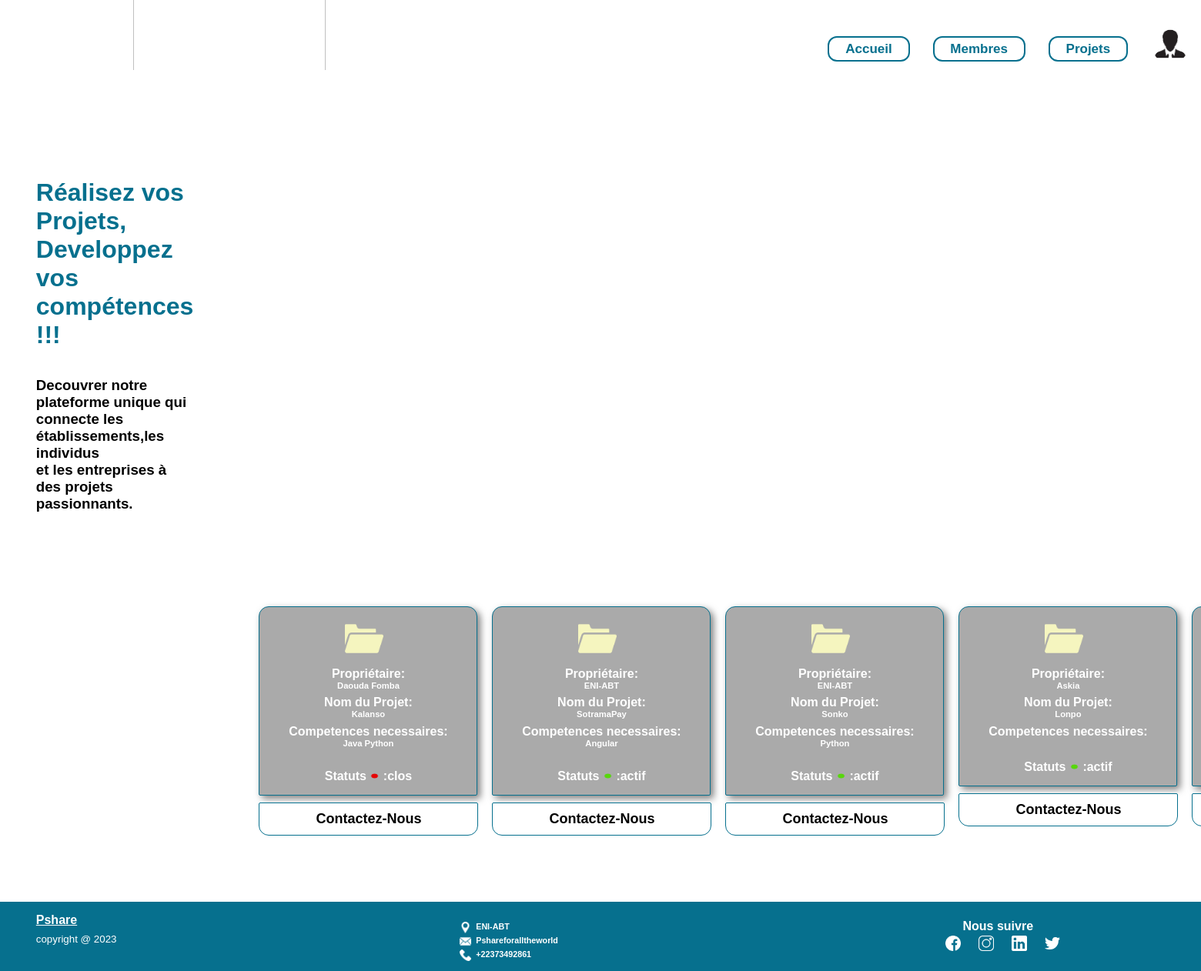
/index_commun.php, run on the app's committed database.
### tables this page shows
CREATE TABLE `projet` (
  `idd_pt` int(11) NOT NULL,
  `num_users` int(11) DEFAULT NULL,
  `nom_pt` varchar(25) NOT NULL,
  `statut` enum('actif','clos') DEFAULT NULL,
  `description` text NOT NULL,
  `cahier` varchar(25) NOT NULL
);

CREATE TABLE `users` (
  `num_users` int(11) NOT NULL,
  `type` varchar(30) NOT NULL,
  `nom_complet` varchar(65) NOT NULL,
  `email_user` varchar(30) NOT NULL,
  `mdp_user` varchar(25) NOT NULL,
  `niveau` enum('Licence','Master','Doctorat') DEFAULT NULL,
  `img` varchar(25) NOT NULL,
  `cv` varchar(25) NOT NULL
);

CREATE TABLE `competence` (
  `id_comp` int(11) NOT NULL,
  `nom_comp` varchar(20) NOT NULL
);

### config.php (called while the page is built, shortened)
<?php
class Operation
{
    private $con;
    public function __construct(){
    try {
        $this->con=new PDO('mysql:host=localhost:3310;dbname=pshare;charset=utf8','root','');
    } catch (PDOException $error1)
    {
    }
    }
       public function Afficher_projet()
       {
         if($this->con)
         {
            $con=$this->con->prepare("SELECT * FROM projet,users WHERE projet.num_users=users.num_users");
            $data=$con->execute(array());
            $data=$con->fetchAll(PDO::FETCH_ASSOC);
            return $data;
         }
       }
       public function Afficher_projet_proprio($nom_projet)
       {
         if($this->con)
         {
            $con=$this->con->prepare("SELECT projet.nom_pt,users.nom_complet FROM users,projet
            WHERE projet.num_users=users.num_users AND projet.nom_pt=?");
            $data=$con->fetchAll(PDO::FETCH_ASSOC);
            return $data;
            }
       }
       public function Stocks_idprojet($nom)
       {
         if($this->con)
         {
            $con=$this->con->prepare("SELECT idd_pt FROM projet WHERE nom_pt=? ");
            $data=$con->execute(array($nom));
            $data=$con->fetchAll(PDO::FETCH_ASSOC);
            if(count($data)>0)
             {
               foreach($data as $lidata)
               {
                  $id_projet=$lidata['idd_pt'];
               }
             }
             return $id_projet;
         }
       }
       public function Afficher_competences_requises($id_projet)
       {
         if($this->con)
         {
            $con=$this->con->prepare("SELECT competence.nom_comp FROM competence,competences_requises,projet
            WHERE competence.id_comp=competences_requises.id_comp
            AND projet.idd_pt=competences_requises.idd_pt AND projet.idd_pt=?");
            $data=$con->execute(array($id_projet));
            $data=$con->fetchAll(PDO::FETCH_ASSOC);
             return $data;
         }
       }
      }
?>

### index_commun.php (the view, shortened to what this page needs)
<?php
require "config.php";
$con=new Operation();
$data=$con->Afficher_projet();
?>
<!DOCTYPE html>
<html lang="en">
<head>
    <link rel="stylesheet" href="css/style.css">
    <link rel="stylesheet" href="https://cdn.jsdelivr.net/npm/swiper@10/swiper-bundle.min.css" />
</head>
<body>
    <div class="container">
        <nav>
            <ul>
                <div class="logo"><img src="image/pshare.png" alt=""></div>
                <li><a href="index.php">Accueil</a></li>
                <li><a href="membres.php">Membres</a></li>
                <li><a href="projets.php">Projets</a></li>
                <?php
                if(!isset($_SESSION['user'])){ echo'<a href="profil.php"><img src="image/Profile1.png"></a>';}
                 else{echo'<a href="profil.php"><img src="profil/'.$_SESSION['profil'].'"></a>';}
                ?>
             </ul>
        </nav>
    </div>
    <section class="part">
        <div class="presentation">
              <p><h2>Réalisez vos Projets, </h2></p>
              <p><h2>Developpez vos compétences !!!</h2></p><br><br>
              <p><h3>Decouvrer notre plateforme unique qui</h3></p>
              <p><h3>connecte les établissements,les individus</h3></p>
              <p><h3>et les entreprises à des projets passionnants.</h3></p>
        </div>
        <section>
        <div class="cards">
        <?php foreach($data as $lidata):?>
            <?php  $nom_pt=$lidata['nom_pt']; $nom_pros=$con->Afficher_projet_proprio($nom_pt);
                   $id_projet=$con->Stocks_idprojet($nom_pt);  $competences=$con->Afficher_competences_requises($id_projet);
            ?>
            <div class="card-single">
                <div class="card-flex">
                    <div class="card-info">
                       <div class="card-head">
                        <img src="image/dossier.png" class="proad">
                       </div>
                       <div class="title">
                                 <p><h4>Propriétaire:</h4></p>
                                  <p><h6><?= $lidata['nom_complet']?></h6></p>
                                 <p><h4>Nom du Projet:</h4></p>
                                 <p><h6><?= $lidata['nom_pt']?></h6></p>
                                  <p><h4>Competences necessaires:</h4></p>
                                  <p><h6><?php foreach ($competences as $competence) {
                                    echo $competence['nom_comp'].' ';}
                                  ?></h6></p>
                       </div>
                    </div>
                    <div class="statut">
                        <p><h4>Statuts <?php
                if($lidata['statut']=='actif'){ echo'<img src="image/bouton-denregistrement.png">';}
                 else{echo'<img src="image/bouton-denregistrement (1).png">';}
                ?> :<?= $lidata['statut'] ?></h4></p>
                    </div>
                </div>
                <section class="contacter"> <button>
                <?php
                if(!isset($_SESSION['user'])){ echo'<a href="login.php">Contactez-Nous</a>';}
                 else{echo'<a href="traitementc.php">Contactez-Nous</a>'; }
                ?>
                </button></section>
            </div>
            <?php endforeach; ?>
        </div>
</section>
    </section>
</body>
<footer>
    <div class="pied-page">
        <div class="copy">
           <h4>Pshare</h4>
           <small>copyright @ 2023</small>
        </div>
        <div class="references">
           <div class="single">
            <img src="image/pointeur-de-localisation.png" alt="">
            <legend><h6>ENI-ABT</h6></legend>
           </div>
           <div class="single">
            <img src="image/enveloppe-de-courrier-electronique.png" alt="">
            <legend><h6>Pshareforalltheworld</h6></legend>
           </div>
             <div class="single">
                <img src="image/appel-telephonique.png" alt="">
                <legend><h6>+22373492861</h6></legend>
             </div>
        </div>
        <div class="reseaux">
           <p><h4>Nous suivre</h4></p>
          <div class="icones">
            <img src="image/facebook.png" alt="">
           <img src="image/instagram.png" alt="">
           <img src="image/logo-linkedin.png" alt="">
           <img src="image/twitter.png" alt="">
           </div>
        </div>
</footer>
</html>

### css/style.css (style rules this page uses)
* { padding: 0; margin: 0; font-family: 'Trebuchet MS', 'Lucida Sans Unicode', 'Lucida Grande', 'Lucida Sans', Arial, sans-serif; }
.container { padding-top: 2%; max-height: 60px; width: 100%; background-color: #ffff ; display: flex; flex-direction: row-reverse; position: relative; overflow: hidden; justify-content: space-between; }
nav ul { display: flex; list-style-type:none; }
nav ul li { padding-top: 3%; margin: 0 15px; }
nav ul li a { text-decoration: none; padding: 0.3rem 1.3rem; font-size: 17px; font-weight: bold; color: #06708e; position: relative; border: solid 2px #06708e; border-radius: 12px; }
nav ul li a::after { width: 0%; height: 100%; background-color: rgb(255, 255, 255); }
.container img { margin-top: 1%; width: 50px; height: 50px; border-radius: 25px; margin-left: 15px; margin-right: 15px; }
.logo img { position: relative; margin-top: -31%; margin-left: -235%; width: 250px; height: 250px; }
section { display: flex; flex-direction: row; }
.presentation { padding-top: 9%; width: 50%; padding-left: 3%; min-height: 370px; }
.presentation h2 { font-size: 2em; color: #06708e; }
section h4 { color: white; text-align: center; }
.cards { padding-left: 2%; padding-right: 15px; padding-top: 16%; display:flex; margin-top: 1rem; max-height: 30%; padding-bottom: 2%; }
.card-flex { background: #aaaaaa; padding: 1rem; box-shadow: 4px 4px 10px rgba(0, 0, 0, 0.5); border-radius: 13px 13px 2px 2px; border: solid 1px #06708e; margin-bottom:3%; margin-right: 15px; width: 250px; }
.card-flex { display: flex; flex-direction: column; }
.title h4 { padding-top: 3%; color: rgb(255, 255, 255); font-size: 16px; }
.title h6 { color: #ffffff; font-size: 0.7rem; text-align: center; }
.card-head img { padding-left:38%; width: 50px; height: 50px; }
.statut img { margin-top: 13%; width: 13px; height: 9px; }
.contacter button { width: 285px; height: 43px; border-radius: 2px 2px 13px 13px; background-color: #ffffff; border: solid 1px #06708e; margin-right: 18px; }
.contacter button a { text-decoration: none; color: black; font-weight: bolder; font-size: 18px; }
footer { margin-top: 0%; width: 100%; height: 90px; background-color: #06708e; }
.pied-page { padding-top: 1%; display: flex; flex-direction: row; }
.copy { width: 40%; color: #ffffff; padding-left: 3%; }
.copy h4 { padding-bottom: 1%; text-decoration: underline; }
.references { padding-top: 0.5%; width: 45%; display: flex; flex-direction: column; }
.references .single { padding-top: 0.5%; display: flex; flex-direction: row; }
.references img { width: 15px; height: 15px; }
.references legend { color: #ffffff; padding-left: 1%; }
.reseaux { padding-top: 0.5%; width: 25%; display: flex; flex-direction: column; }
.reseaux .icones { display: flex; flex-direction: row; justify-content: space-around; padding-right: 50%; }
.reseaux h4 { padding-left: 10%; color: #ffffff; padding-bottom: 1%; }
.reseaux img { width: 20px; height: 20px; }

### data on the page
projet: num_users.nom_complet "Daouda Fomba", nom_pt "Kalanso", statut "clos", shows "Contactez-Nous"
competence: nom_comp "Java"
competence: nom_comp "Python"
projet: num_users.nom_complet "ENI-ABT", nom_pt "SotramaPay", statut "actif", shows "Contactez-Nous"
competence: nom_comp "Angular"
projet: num_users.nom_complet "ENI-ABT", nom_pt "Sonko", statut "actif", shows "Contactez-Nous"
projet: num_users.nom_complet "Askia", nom_pt "Lonpo", statut "actif", shows "Contactez-Nous"
